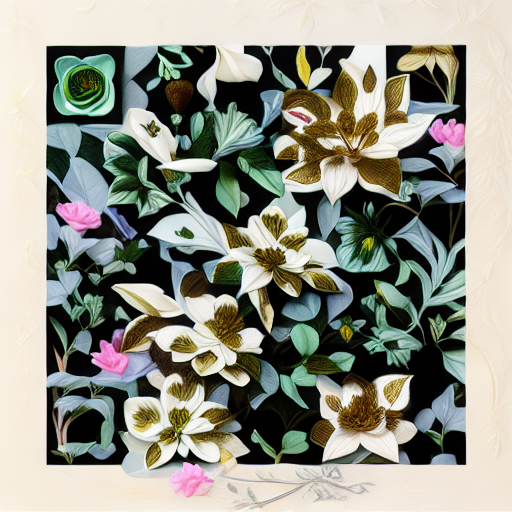
#> input picture tmp/e004-308953d-inspection/20260721T074704Z-308953d2/cases/botanical-short/attempt_1_raw.png, 512 x 512 px
$ python -i quality.py   (imports and definitions only)   (older library calls are emulated)
#> lines starting #> are read from the running program, lines starting #| are printed output that depends on the picture
#> further down, picture is the input picture: PIL image 512x512 RGB; mean R, G, B 145.3, 146.3, 134.6
import hashlib

import cv2
import numpy as np
from PIL import Image


# [7 lines left out: function image_sha256, not called in this run]


def image_quality_metrics(image: Image.Image) -> dict[str, float]:
    rgb = np.asarray(image.convert("RGB"), dtype=np.uint8)
    gray = np.asarray(image.convert("L"), dtype=np.uint8)
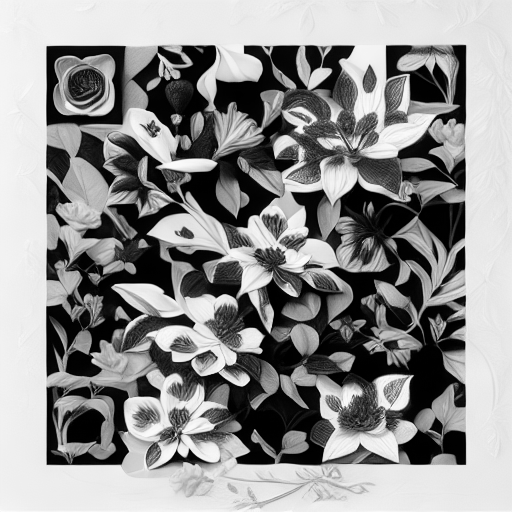
#> gray: shape (512, 512); min 0, max 253, mean 144.7
    hsv = cv2.cvtColor(rgb, cv2.COLOR_RGB2HSV)
#> hsv: shape (512, 512, 3); mean H, S, V 48.8, 77.7, 154.2
    saturation = hsv[..., 1].astype(np.float32) / 255.0
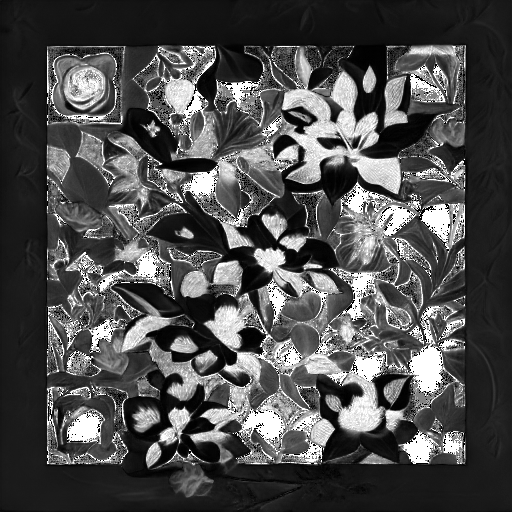
#> saturation: shape (512, 512) float32; min 0, max 1, mean 0.305
    histogram = np.bincount(gray.ravel(), minlength=256).astype(np.float64)
#> histogram = 256 values, max 9466 at index 1, min 0 at index 254, mean 1024
    probabilities = histogram[histogram > 0] / gray.size
#> probabilities = 254 values, max 0.0361 at index 1, min 1.91e-05 at index 253, mean 0.00394
    entropy = -float(np.sum(probabilities * np.log2(probabilities)))
#> entropy = 7.12
    laplacian_variance = float(cv2.Laplacian(gray, cv2.CV_64F).var())
#> laplacian_variance = 2365.9
    clipped = float(((gray <= 3) | (gray >= 252)).mean())
#> clipped = 0.107
    return {
        "brightness_mean": float(gray.mean() / 255.0),
        "contrast_std": float(gray.std() / 127.5),
        "entropy_bits": entropy,
        "sharpness_laplacian": laplacian_variance,
        "clipped_pixel_ratio": clipped,
        "rgb_clipped_channel_ratio": float(
            ((rgb <= 3) | (rgb >= 252)).mean()
        ),
        "saturation_mean": float(saturation.mean()),
        "saturation_p95": float(np.quantile(saturation, 0.95)),
        "high_saturation_pixel_ratio": float((saturation >= 0.90).mean()),
    }


# [69 lines left out: functions image_change_metrics, composite_guided_regions, not called in this run]

>>> from PIL import Image
>>> picture = Image.open('../tmp/e004-308953d-inspection/20260721T074704Z-308953d2/cases/botanical-short/attempt_1_raw.png')
>>> result = image_quality_metrics(picture)
#> result = 9 items
